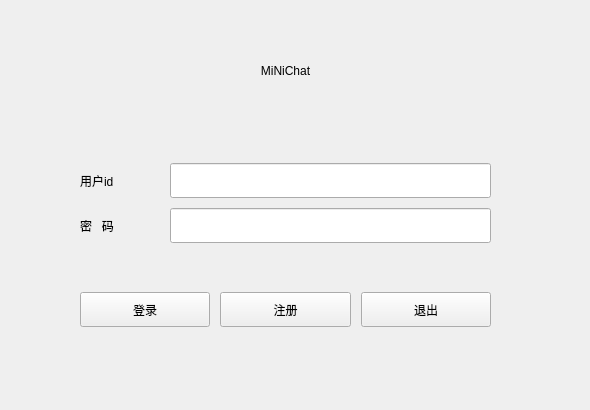
<?xml version="1.0" encoding="UTF-8"?>
<ui version="4.0">
 <class>MiniChat</class>
 <widget class="QWidget" name="MiniChat">
  <property name="geometry">
   <rect>
    <x>0</x>
    <y>0</y>
    <width>590</width>
    <height>410</height>
   </rect>
  </property>
  <property name="windowTitle">
   <string>miniCHat</string>
  </property>
  <widget class="QWidget" name="layoutWidget">
   <property name="geometry">
    <rect>
     <x>80</x>
     <y>120</y>
     <width>411</width>
     <height>250</height>
    </rect>
   </property>
   <property name="maximumSize">
    <size>
     <width>500</width>
     <height>250</height>
    </size>
   </property>
   <layout class="QVBoxLayout" name="verticalLayout_3" stretch="1,2">
    <item>
     <layout class="QHBoxLayout" name="horizontalLayout_2" stretch="2,8">
      <property name="spacing">
       <number>10</number>
      </property>
      <item>
       <layout class="QVBoxLayout" name="verticalLayout_2">
        <item>
         <widget class="QLabel" name="label">
          <property name="maximumSize">
           <size>
            <width>90</width>
            <height>35</height>
           </size>
          </property>
          <property name="text">
           <string>用户id</string>
          </property>
         </widget>
        </item>
        <item>
         <widget class="QLabel" name="label_2">
          <property name="maximumSize">
           <size>
            <width>90</width>
            <height>35</height>
           </size>
          </property>
          <property name="text">
           <string>密   码</string>
          </property>
         </widget>
        </item>
       </layout>
      </item>
      <item>
       <layout class="QVBoxLayout" name="verticalLayout">
        <item>
         <widget class="QLineEdit" name="userid">
          <property name="sizePolicy">
           <sizepolicy hsizetype="Preferred" vsizetype="Fixed">
            <horstretch>0</horstretch>
            <verstretch>0</verstretch>
           </sizepolicy>
          </property>
          <property name="maximumSize">
           <size>
            <width>400</width>
            <height>35</height>
           </size>
          </property>
         </widget>
        </item>
        <item>
         <widget class="QLineEdit" name="password">
          <property name="sizePolicy">
           <sizepolicy hsizetype="Preferred" vsizetype="Fixed">
            <horstretch>0</horstretch>
            <verstretch>0</verstretch>
           </sizepolicy>
          </property>
          <property name="maximumSize">
           <size>
            <width>400</width>
            <height>35</height>
           </size>
          </property>
         </widget>
        </item>
       </layout>
      </item>
     </layout>
    </item>
    <item>
     <layout class="QHBoxLayout" name="horizontalLayout">
      <property name="spacing">
       <number>10</number>
      </property>
      <property name="rightMargin">
       <number>0</number>
      </property>
      <item>
       <widget class="MyButton" name="login">
        <property name="sizePolicy">
         <sizepolicy hsizetype="Preferred" vsizetype="Fixed">
          <horstretch>0</horstretch>
          <verstretch>0</verstretch>
         </sizepolicy>
        </property>
        <property name="maximumSize">
         <size>
          <width>180</width>
          <height>35</height>
         </size>
        </property>
        <property name="styleSheet">
         <string notr="true"/>
        </property>
        <property name="text">
         <string>登录</string>
        </property>
       </widget>
      </item>
      <item>
       <widget class="MyButton" name="reg">
        <property name="sizePolicy">
         <sizepolicy hsizetype="Preferred" vsizetype="Fixed">
          <horstretch>0</horstretch>
          <verstretch>0</verstretch>
         </sizepolicy>
        </property>
        <property name="maximumSize">
         <size>
          <width>180</width>
          <height>35</height>
         </size>
        </property>
        <property name="styleSheet">
         <string notr="true"/>
        </property>
        <property name="text">
         <string>注册</string>
        </property>
       </widget>
      </item>
      <item>
       <widget class="MyButton" name="login_out">
        <property name="sizePolicy">
         <sizepolicy hsizetype="Preferred" vsizetype="Fixed">
          <horstretch>0</horstretch>
          <verstretch>0</verstretch>
         </sizepolicy>
        </property>
        <property name="maximumSize">
         <size>
          <width>180</width>
          <height>35</height>
         </size>
        </property>
        <property name="styleSheet">
         <string notr="true"/>
        </property>
        <property name="text">
         <string>退出</string>
        </property>
       </widget>
      </item>
     </layout>
    </item>
   </layout>
  </widget>
  <widget class="QLabel" name="title">
   <property name="geometry">
    <rect>
     <x>190</x>
     <y>40</y>
     <width>191</width>
     <height>61</height>
    </rect>
   </property>
   <property name="text">
    <string>MiNiChat</string>
   </property>
   <property name="alignment">
    <set>Qt::AlignCenter</set>
   </property>
  </widget>
 </widget>
 <customwidgets>
  <customwidget>
   <class>MyButton</class>
   <extends>QPushButton</extends>
   <header location="global">mybutton.h</header>
  </customwidget>
 </customwidgets>
 <resources/>
 <connections/>
</ui>
